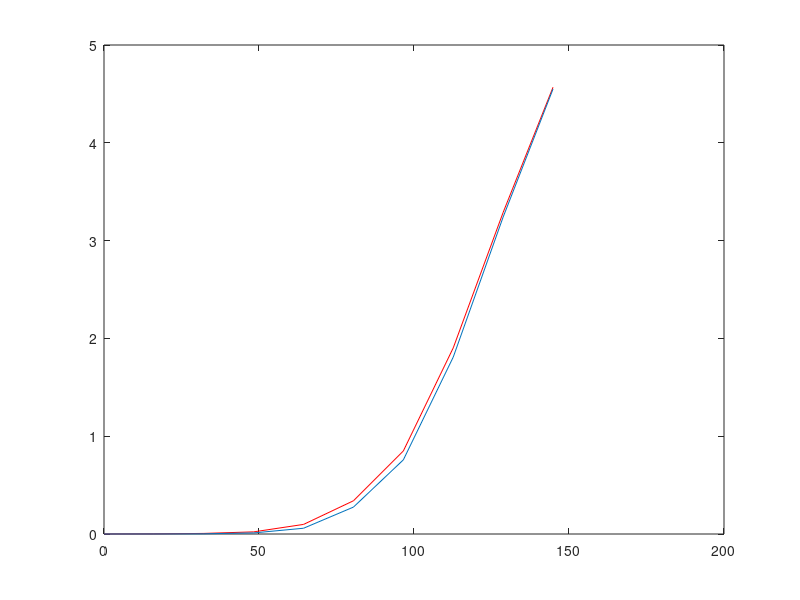

MATLAB code for this plot:
r1 = 10;
r2 = 6;
D = 8;

assistedRate = zeros(100,1);
rate = zeros(100,1);
SNR = zeros(10,1);
pdfRate = zeros(10,1);
directRate = zeros(10,1);

Ps = 1;
Pnoise = 1;
for i = 1:10
    
      
    alpha1=0.9;
    alpha2 = 1-alpha1;
    Psb = alpha1*Ps;
    Psm = alpha2*Ps;

    beta1 = 0.1;
    Psm1 = beta1*Psm;
    Psm2 = (1-beta1)*Psm;

    Pr = Ps;
    Prm = Ps/alpha2;
    
    for j = 1:100
    
        g131 = exprnd(1,1,1);
        g12 = exprnd(1,1,1);
        g132 = exprnd(1,1,1);
        g23 = exprnd(1,1,1);

        gamma = 4;

        h131 = g131*(r1^(-gamma));
        h12 = g12*(r2^(-gamma));
        h132 = g132*(r1^(-gamma));
        h23 = g23*(D^(-gamma));

        C1 = alpha1*log(1+h12*Psb);
        C2 = alpha2*log(1+h132*Psm2);

        C3 = alpha1*log(1+h131*Psb) + alpha2*log(1+h132*Psm2+(sqrt(h132*Psm1)+sqrt(h23*Prm))^2);

        %[BETA,assistedRate(j)] = fminbnd(@(alpha1)-min(C1+C2,C3),0,1);
        
        assistedRate(j) = min(C1+C2,C3);
        
        rate(j) = alpha1*log(1+h131*Ps/Pnoise) + alpha2*log(1+h132*Ps/Pnoise);

    end
    pdfRate(i) = mean(assistedRate);
    directRate(i) = mean(rate);
    
    SNR(i) = 10*log(Ps/Pnoise);
    Ps = 5*Ps;

end

plot(SNR,pdfRate,'r');
hold on
plot(SNR,directRate)